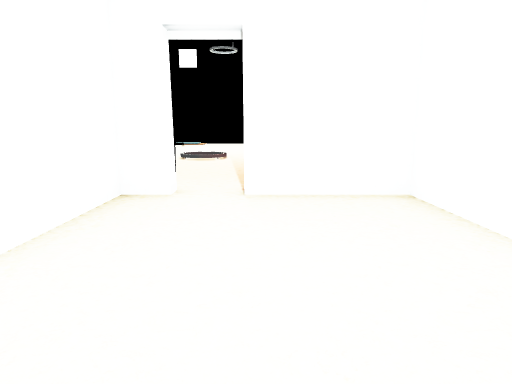
view 1 (above)

13 first-person views from a walk through a Unity game level. The camera is 1.3 m above the floor, tilts 10° down and sees 70° across. Doors are open. The floor is counted in squares, 1 m on a side. Each view is taken from the middle of a square. On the plan, view 1 faces up. The plan holds only what a view shows up to about 15 squares ahead; the rest is blank. The place goes on beyond the plan. The player character is not drawn. Some surface patterns are stand-ins.

view 2
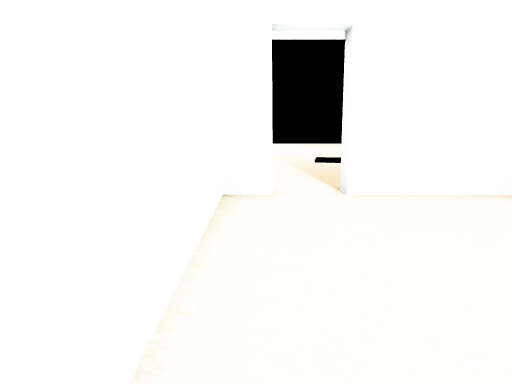

view 3
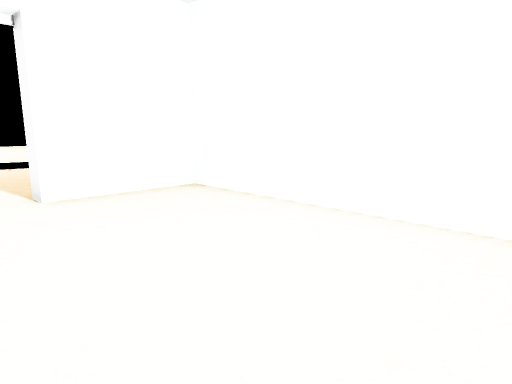

view 4
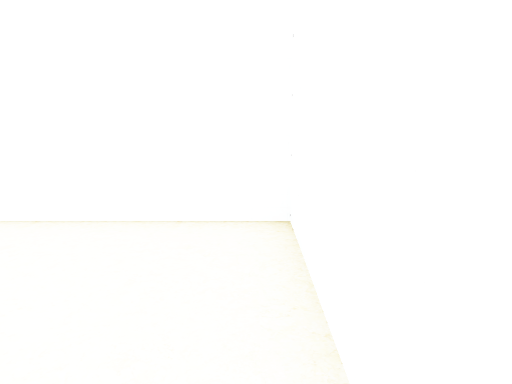

view 5
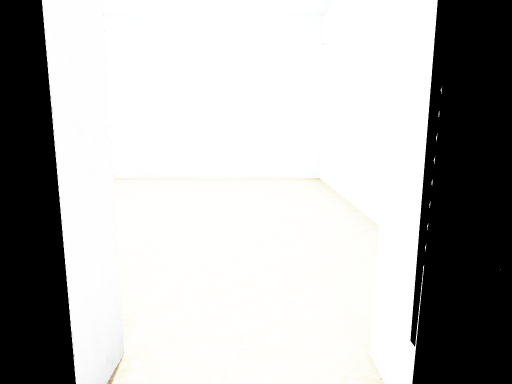

view 6
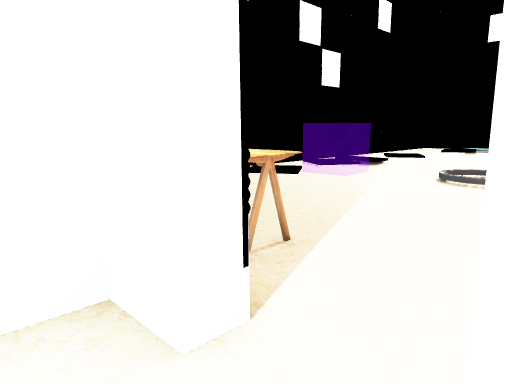

view 7
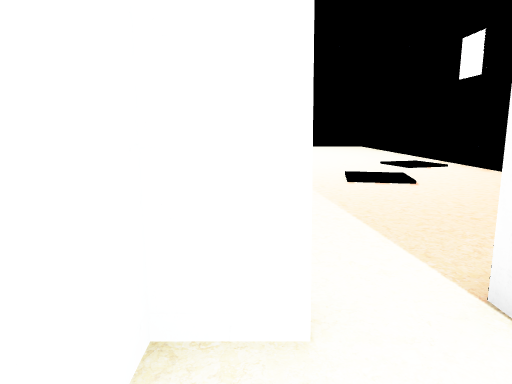

view 8
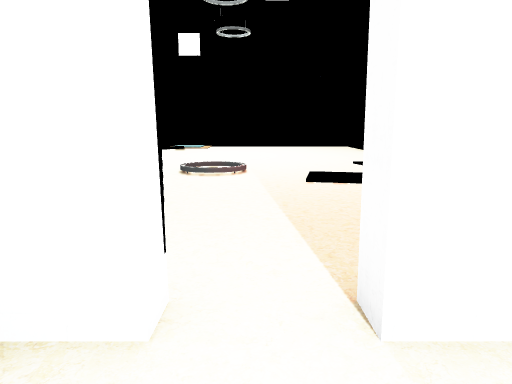

view 9
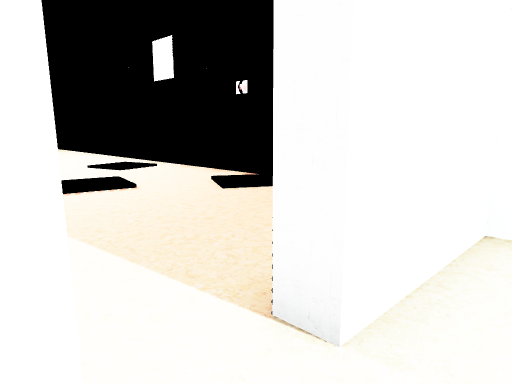

view 10
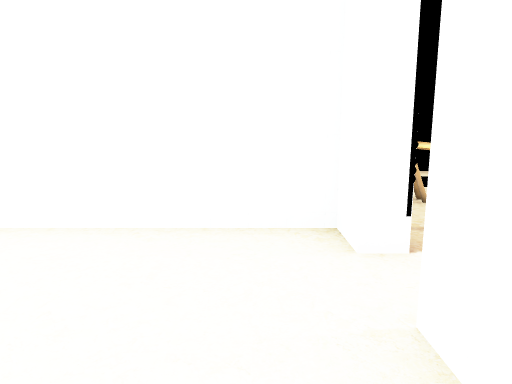

view 11
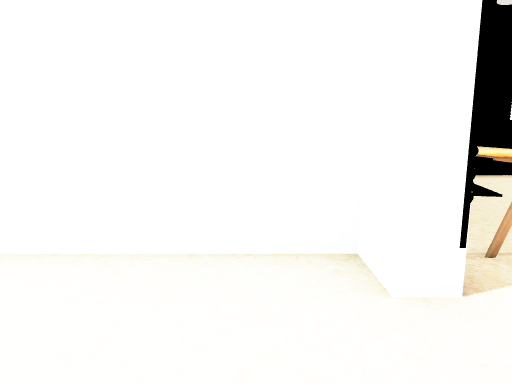

view 12
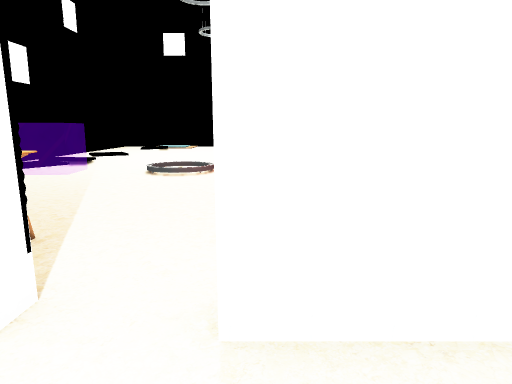

view 13
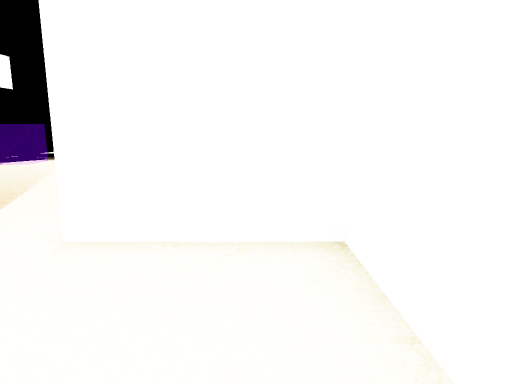

### Floor plan
Key: @ floor where view 1 was taken; # wall or solid block; . main floor; : floor 0.25 m higher than the main floor; / step, stairs or slope; O other object.
Columns run from 9 left of view 1 to 6 right of it. Each row starts with its distance up from view 1.
 22     ..
 21    ...      ..
 20 #  ............
 19 #/:/......... .
 18 #.//..  ..... .
 17  .....//.......
 16  ...../........#
 15   ...../.......
 14   .............
 13 # ... .........
 12 #.... ........
 11 #.............
 10    ..........
  9    OOOO.....
  8     OOO....
  7       ##.####
  6       #.....#
  5       #.....#
  4       #.....#
  3       #.....#
  2       #.....#
  1       #.....#
  0       #..@..#
 -1       #######

Where each view was taken, in squares from view 1:
view 1: 0 up, 0 right, facing up
view 2: 0 up, 2 left, facing up
view 3: 0 up, 2 left, facing up-right
view 4: 0 up, 2 left, facing right
view 5: 9 up, 1 left, facing down
view 6: 6 up, 0 right, facing up-left
view 7: 5 up, 2 left, facing up
view 8: 5 up, 1 left, facing up
view 9: 6 up, 2 left, facing up-right
view 10: 6 up, 2 right, facing left
view 11: 6 up, 1 right, facing left
view 12: 5 up, 0 right, facing up
view 13: 3 up, 2 right, facing up
